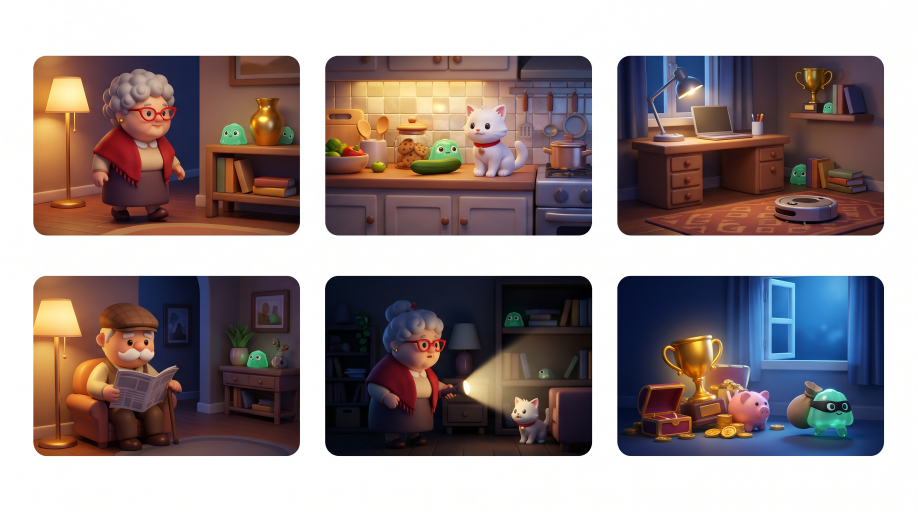
#> input picture art/ui-src/nights.jpg, 2752 x 1536 px (shown at 1/3 size)
$ python cut-art.py ../art/ui-src/nights.jpg ../art/ui-src/sheet1-props.jpg 5
#> lines starting #> are read from the running program, lines starting #| are printed output that depends on the picture; after the words box and inside, x2 and y2 are one past the last pixel; in counts of white or black regions, pixels touching at a corner belong together
"""Cut one piece of art (on a flat white background) out tight, keeping its shape.

Usage: python scripts/cut-art.py in.jpg out.webp width
"""
import sys

import numpy as np
from PIL import Image, ImageFilter
from scipy import ndimage

src, out, width = sys.argv[1], sys.argv[2], int(sys.argv[3])
img = Image.open(src).convert('RGB')
#> img is the input picture: PIL image 2752x1536 RGB; mean R, G, B 154.5, 141.3, 140.8
rgb = np.asarray(img).astype(np.int16)
white = (rgb.min(axis=2) > 228) & (rgb.max(axis=2) - rgb.min(axis=2) < 22)
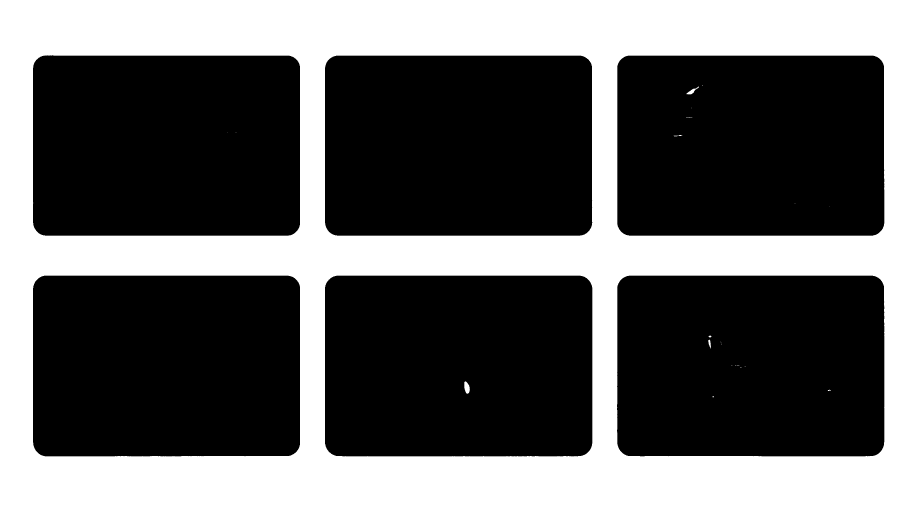
#> white: shape (1536, 2752) bool (shown at 1/3 size); 38.7% white; 29 white regions (21 under 20 px), largest, box (x1, y1, x2, y2) and area: (0, 0, 2752, 1536) 1636274, (1393, 1144, 1410, 1181) 443, (2059, 260, 2097, 283) 267
labels, _ = ndimage.label(white)
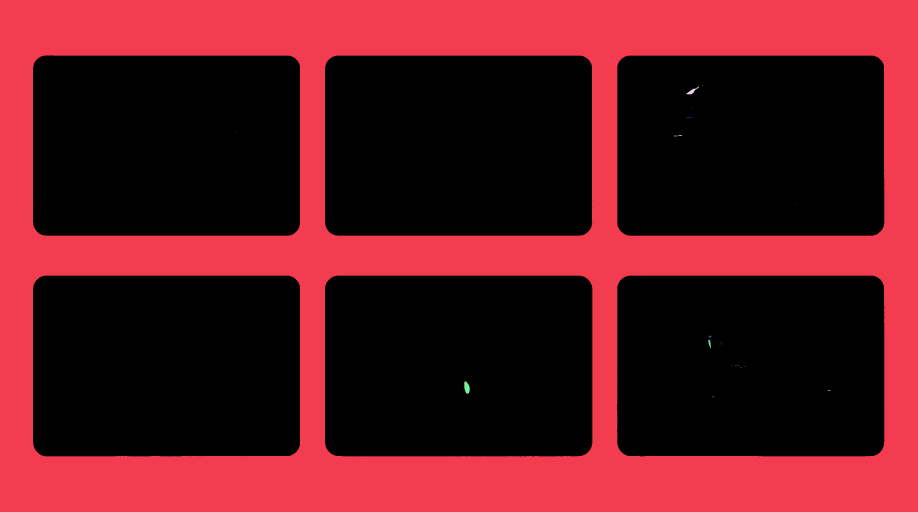
#> labels: shape (1536, 2752) int32 (shown at 1/3 size); 33 distinct labels, from 0 to 32; one colour per label, 0 black
edge = np.unique(np.concatenate([labels[0], labels[-1], labels[:, 0], labels[:, -1]]))
#> edge = [1]
fg = ~np.isin(labels, edge[edge > 0])
#> fg: shape (1536, 2752) bool; 61.3% white; 1 black region, box (x1, y1, x2, y2) and area: (0, 0, 2752, 1536) 1636274
# Keep only sizeable parts (drop specks).
parts, n = ndimage.label(fg)
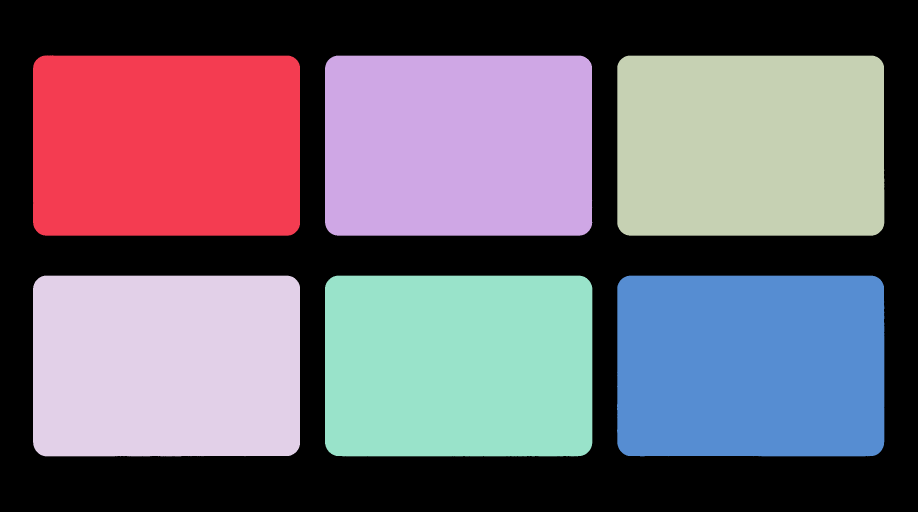
#> parts: shape (1536, 2752) int32 (shown at 1/3 size); 7 distinct labels, from 0 to 6; one colour per label, 0 black
#> n = 6
sizes = ndimage.sum(np.ones_like(parts), parts, range(1, n + 1))
#> sizes = [431214, 431183, 430851, 432295, 433065, 432190]
fg = np.isin(parts, [i + 1 for i, v in enumerate(sizes) if v > 2000])
alpha = Image.fromarray((fg * 255).astype(np.uint8)).filter(ImageFilter.GaussianBlur(0.6))
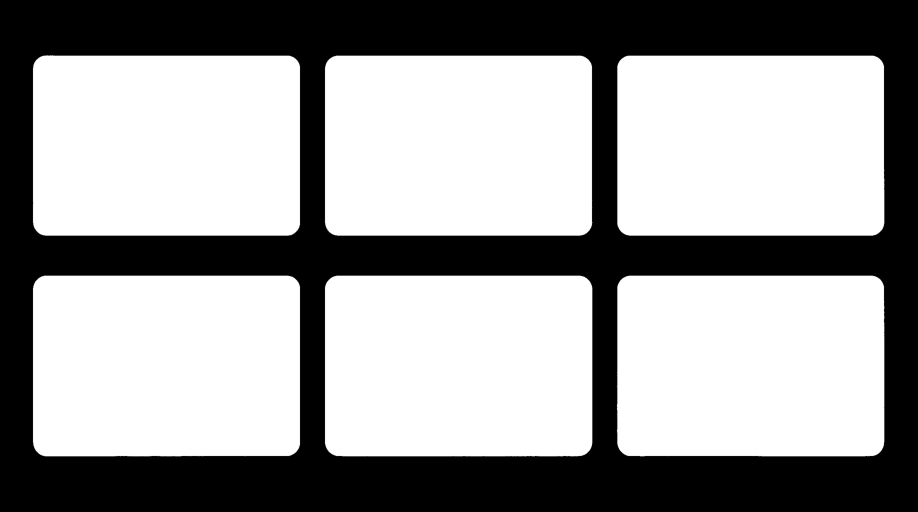
#> alpha: PIL image 2752x1536 L (shown at 1/3 size); min 0, max 255, mean 156.3
rgba = img.convert('RGBA')
rgba.putalpha(alpha)
ys, xs = np.where(fg)
rgba = rgba.crop((xs.min(), ys.min(), xs.max() + 1, ys.max() + 1))
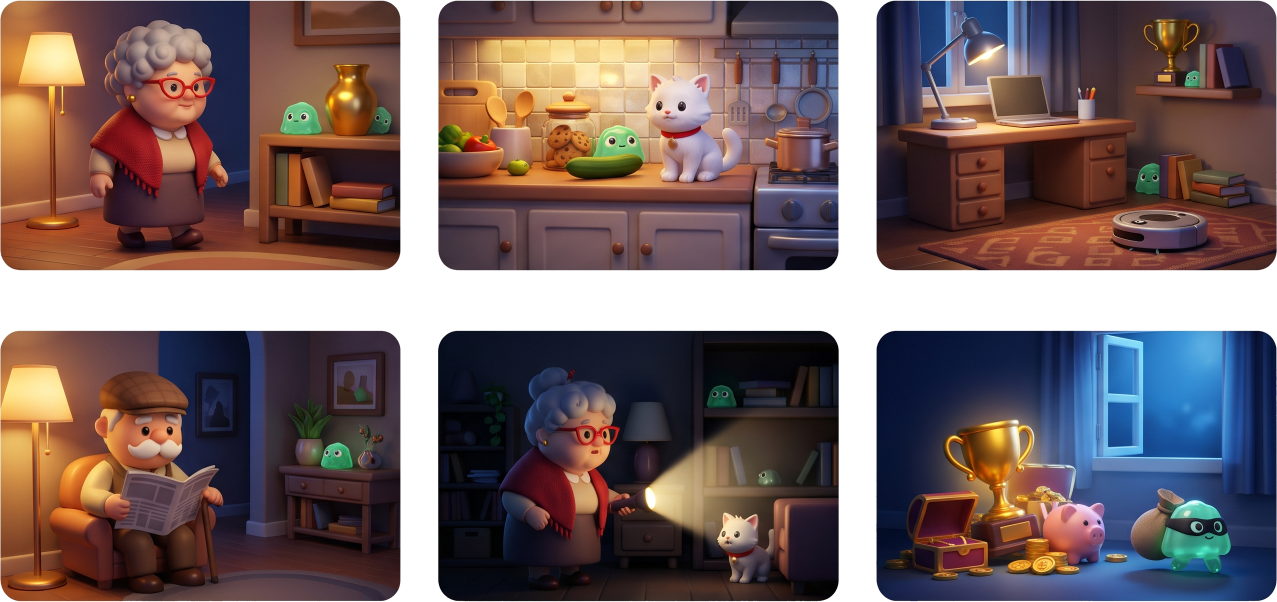
#> rgba: PIL image 2554x1203 RGBA (shown at 1/2 size); mean R, G, B, A 116.9, 98.8, 98.2, 215; transparent parts drawn white
h = round(rgba.height * width / rgba.width)
#> h = 2
rgba.resize((width, h), Image.LANCZOS).save(out, 'WEBP', quality=90, method=6)
print(out, width, h)
#| ../art/ui-src/sheet1-props.jpg 5 2

$ run again, on art/ui-src/sheet2-props.jpg
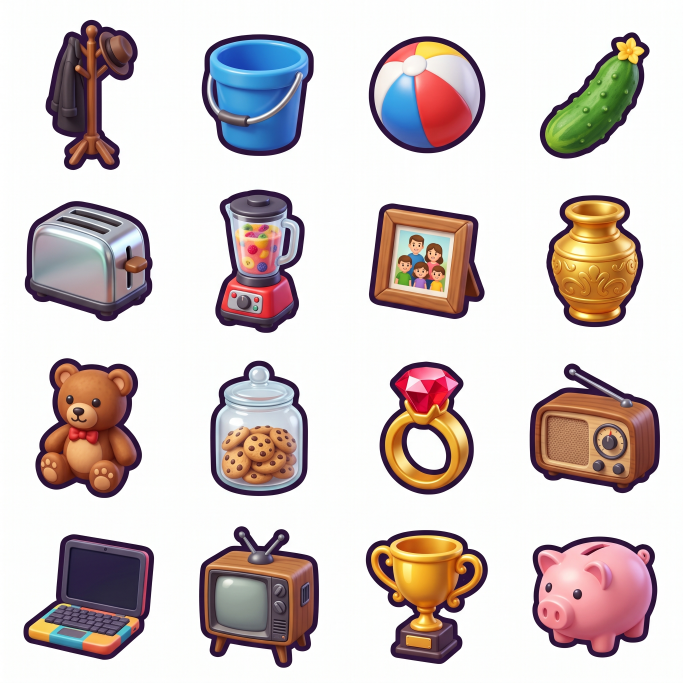
#> input picture art/ui-src/sheet2-props.jpg, 2048 x 2048 px (shown at 1/3 size)
#> img is the input picture: PIL image 2048x2048 RGB; mean R, G, B 210.8, 199.2, 197.5
#> white: shape (2048, 2048) bool; 64.4% white; 34 black regions (17 under 20 px), largest, box (x1, y1, x2, y2) and area: (597, 1578, 957, 2004) 110711, (1597, 1609, 1972, 1973) 110593, (1589, 1090, 1980, 1480) 107195
#> labels: shape (2048, 2048) int32; 170 distinct labels, from 0 to 169
#> edge = [1]
#> fg: shape (2048, 2048) bool; 36.4% white; 16 white regions, largest, box (x1, y1, x2, y2) and area: (597, 1578, 957, 2004) 110932, (1597, 1609, 1972, 1973) 110645, (74, 603, 458, 964) 107639
#> `parts, n = ndimage.label(fg)`:
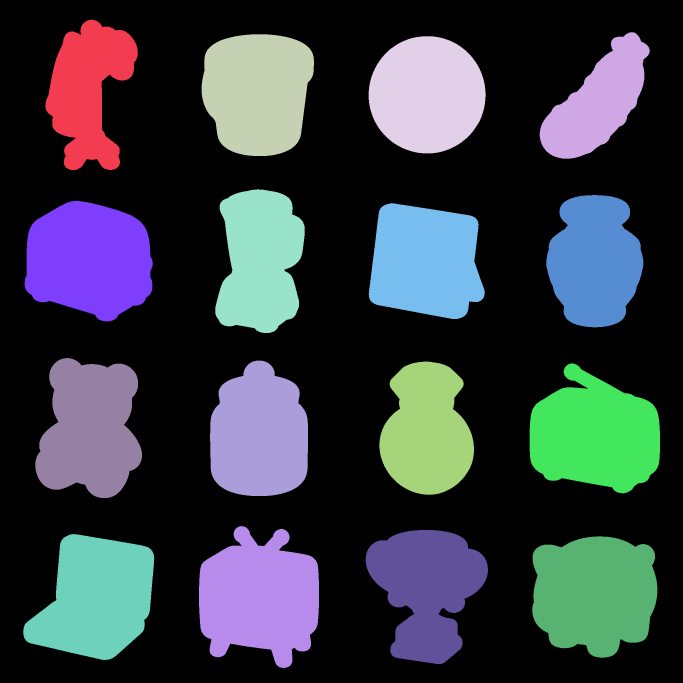
#> parts: shape (2048, 2048) int32 (shown at 1/3 size); 17 distinct labels, from 0 to 16; one colour per label, 0 black
#> n = 16
#> sizes = [74890, 64537, 100631, 96994, 88657, 88246, 107639, 96431, 99845, 97010, 84488, 107288, 110932, 95010, 102508, 110645]
#> `rgba = rgba.crop((xs.min(), ys.min(), xs.max() + 1, ys.max() + 1))`:
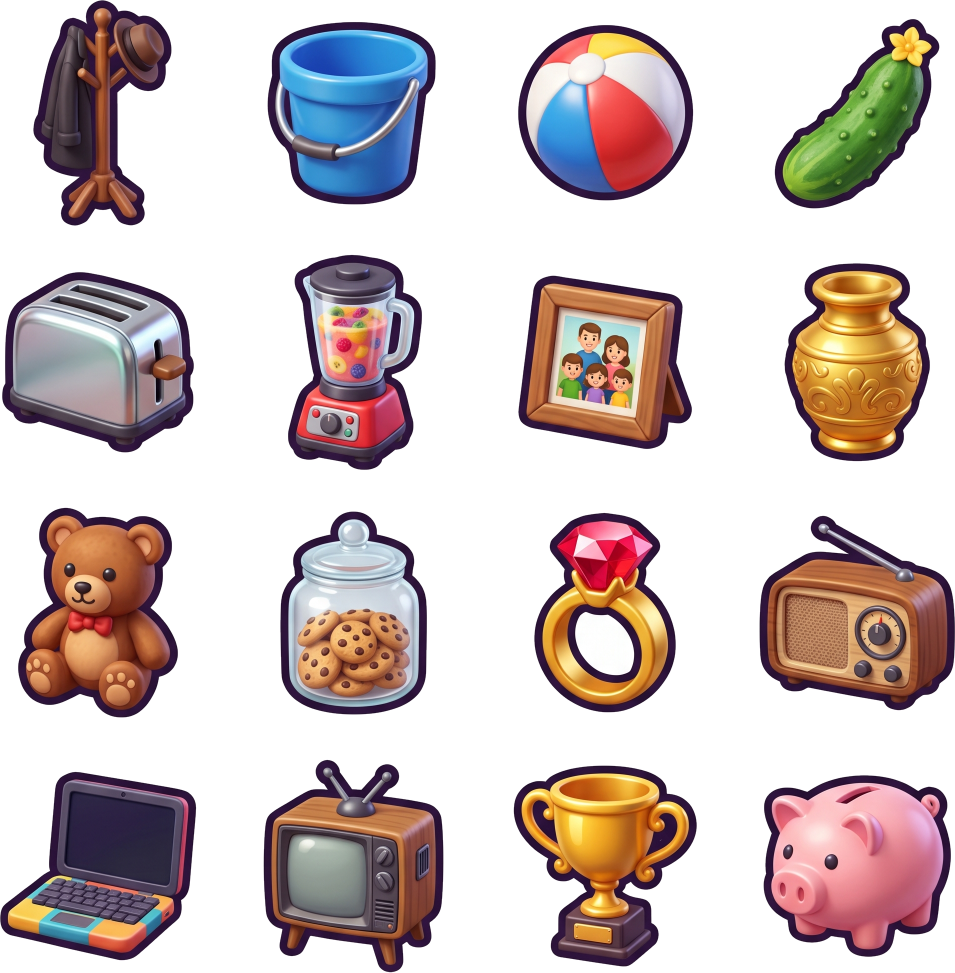
#> rgba: PIL image 1910x1945 RGBA (shown at 1/2 size); mean R, G, B, A 205.3, 192.1, 190.2, 104.7; transparent parts drawn white
#| ../art/ui-src/sheet2-props.jpg 5 5
